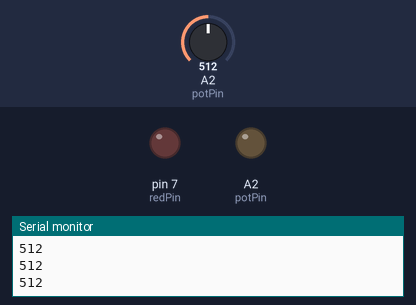
A sketch run on a simulated Arduino Uno, built with avr-gcc and run on an emulated ATmega328P. Parts: output pins drawn as LEDs (lit = HIGH), the last lines printed to the serial monitor. The inputs (shaded band) are chosen by the test bench; at power-on: A2 (potPin) = 512.

Above: at 1.2 s.
1.3 s: A2 (potPin) set to 986
2.8 s: A2 (potPin) set to 1016
At 3.3 s:
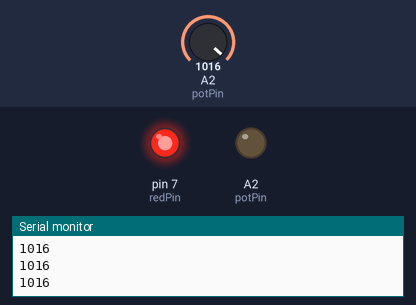
4.4 s: A2 (potPin) set to 990
At 5.7 s:
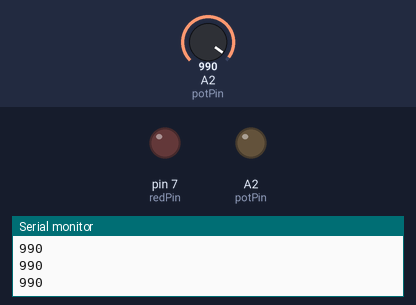
6.0 s: A2 (potPin) set to 1010
At 7.3 s:
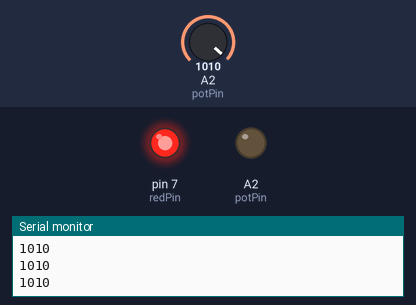
Timing chart, 0 to 8.6 s (numbered marks = the images above; inputs shaded):
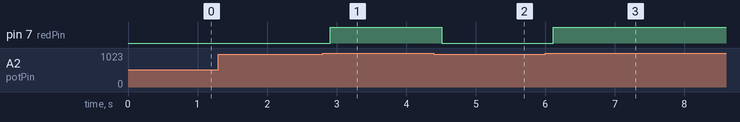

The sketch:

WhileLoops.ino
```cpp
int potVal;
int potPin=A2;
int redPin=7;
int delayTime=100;

void setup() {
  // put your setup code here, to run once:
  Serial.begin(9600);
  pinMode(potPin, OUTPUT);
  pinMode(redPin,OUTPUT);

}

void loop() {
  // put your main code here, to run repeatedly:
  potVal=analogRead(potPin);
  Serial.println(potVal);
  delay(delayTime);

  while(potVal>1000){
    digitalWrite(redPin,HIGH);
    potVal=analogRead(potPin);
    Serial.println(potVal);
    delay(delayTime);
   }
digitalWrite(redPin,LOW);
}
```

Measured:
- the behaviour switches between 1000 and 1001 on A2 (potPin) (found by bisection; images 0 and 1)
- after the input at 2.8 s, pin 7 (redPin): LOW → HIGH after 0.11 s
- after the input at 4.4 s, pin 7 (redPin): HIGH → LOW after 0.11 s
- after the input at 6.0 s, pin 7 (redPin): LOW → HIGH after 0.12 s
